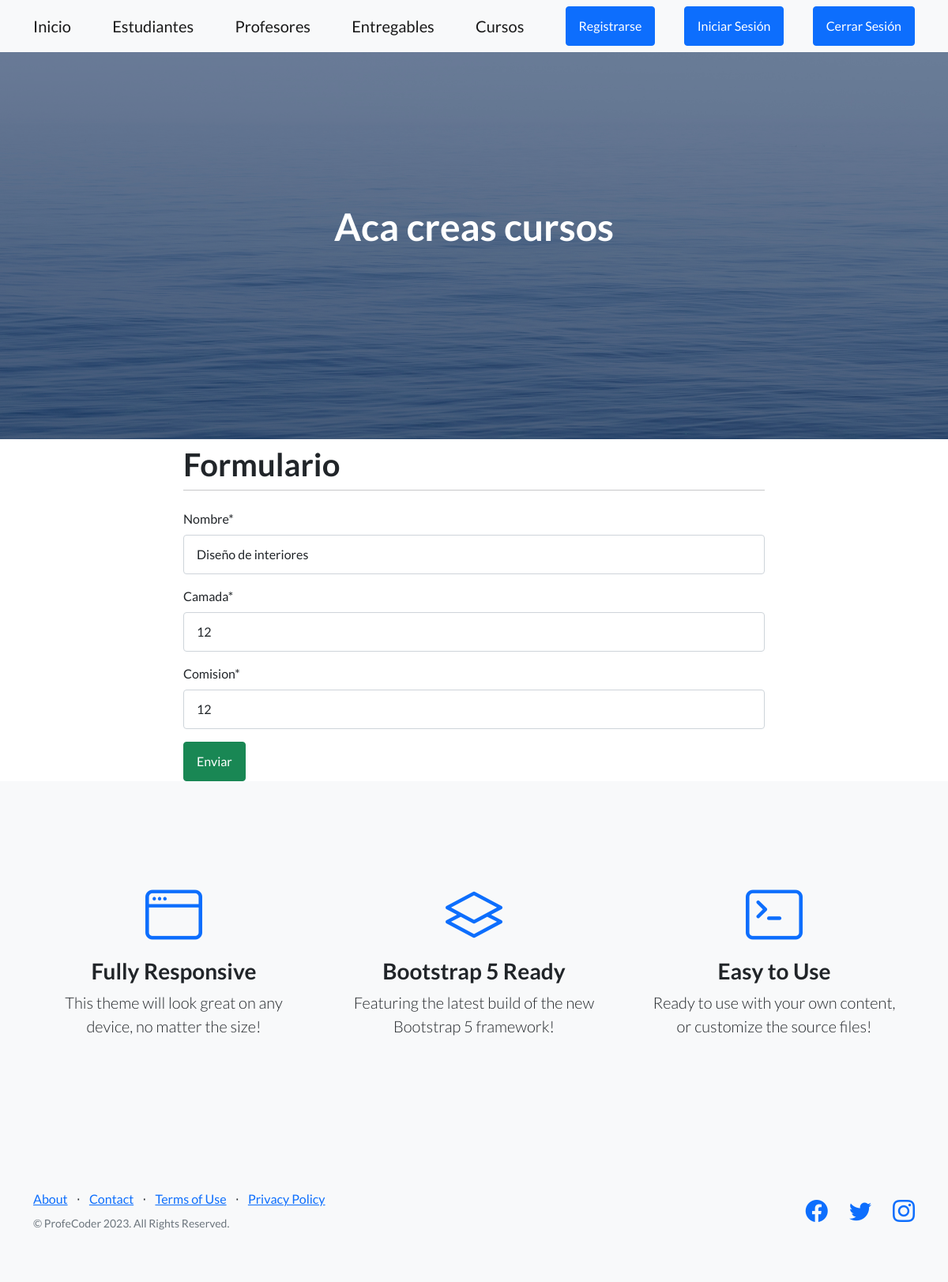
The app's page /AppCoder/cursos/editar/3 (signed in) with its own data.
### AppCoder/models.py (models this page shows)
class Curso(models.Model):
    nombre = models.CharField(max_length=40)
    camada = models.IntegerField()
    comision = models.IntegerField()

### AppCoder/views.py (the view)
# urls.py: path("cursos/editar/<int:pk>", CursoEditar.as_view(), name="Editar Cursos"),
class CursoEditar(LoginRequiredMixin, UpdateView): #usa el mismo html que el CreateView (curso_form.html)
    model = Curso
    fields = ["nombre", "camada", "comision"]
    success_url = "/AppCoder/cursos/lista"
    template_name = "AppCoder/cursos/curso_form.html"

### AppCoder/templates/AppCoder/cursos/curso_form.html
{% extends "AppCoder/padre.html" %}
{% load crispy_forms_tags %}
{% block titulo %}
Aca creas cursos
{% endblock %}
{% block formulario %}
<form action="" method="POST" > {% csrf_token %}
    {{ form|crispy }}
    <input type = "submit" value="Enviar" class="btn btn-success">
</form>
{% endblock %}

### records on screen
Curso: nombre "Diseño de interiores", camada "12", comision "12"
